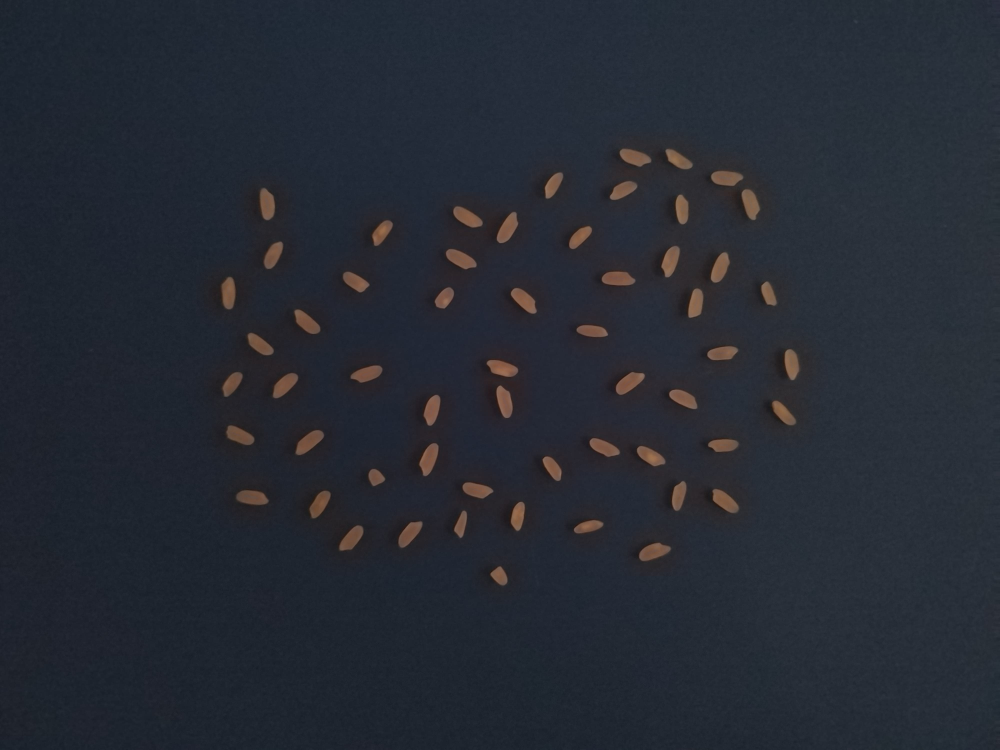
#> input picture odev_3-pirinc_sayma/pirincler.jpg, 4000 x 3000 px (shown at 1/4 size)
$ python main.py
#> lines starting #> are read from the running program, lines starting #| are printed output that depends on the picture; after the words box and inside, x2 and y2 are one past the last pixel; in counts of white or black regions, pixels touching at a corner belong together
import cv2
import numpy as np
import matplotlib.pyplot as plt

img = cv2.imread(filename="pirincler.jpg", flags=0)
#> img: shape (3000, 4000); min 14, max 127, mean 42.2
print(img.shape)
#| (3000, 4000)
img = cv2.resize(src=img, dsize=(800,600))
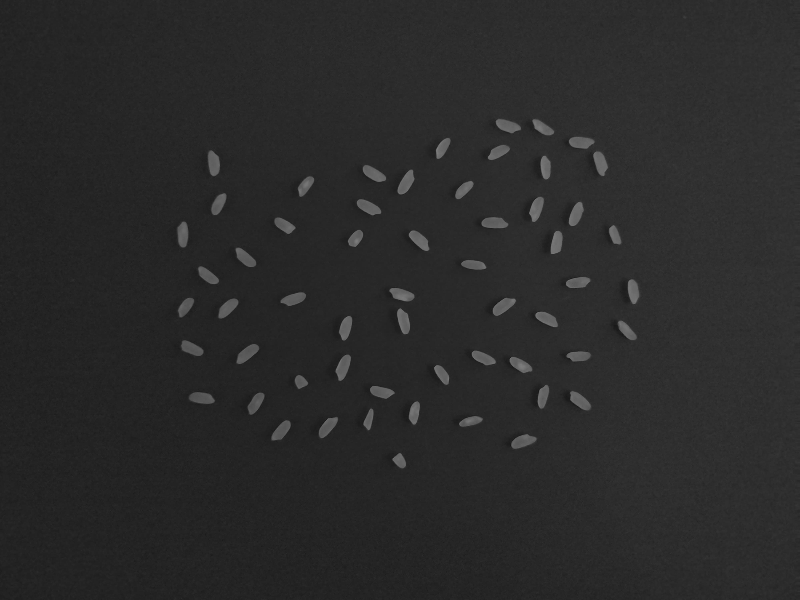
#> img: shape (600, 800); min 24, max 126, mean 42.2


ret, img_threshold = cv2.threshold(src=img,
                        thresh=70,
                        maxval=255,
                        type=cv2.THRESH_BINARY)
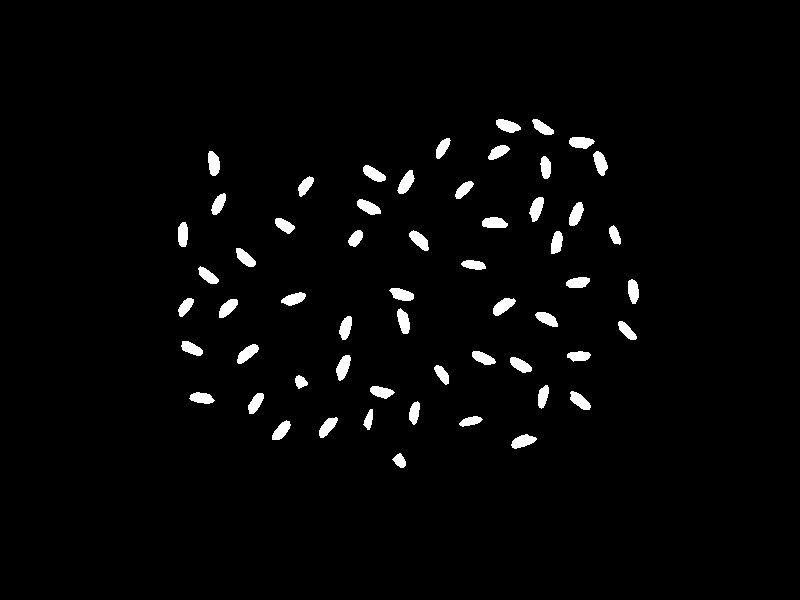
#> img_threshold: shape (600, 800); 2.4% white; 57 white regions, largest, box (x1, y1, x2, y2) and area: (336, 355, 351, 381) 246, (493, 298, 516, 316) 243, (397, 170, 415, 194) 239
cv2.imshow(winname="threshold", mat=img_threshold)


# Etiketlemek için bir kopya oluşturuyoruz
labeled_img = np.zeros_like(img_threshold)


num_pirinc_taneleri = 0
current_label = 1  # İlk etiket 1'den başlar

for y in range(img_threshold.shape[0]):
    for x in range(img_threshold.shape[1]):
        if img_threshold[y, x] == 255 and labeled_img[y, x] == 0:
            stack = [(y, x)]
            labeled_img[y, x] = current_label
            num_pirinc_taneleri += 1

            while stack:
                current_pixel_y, current_pixel_x = stack.pop()

                for i in range(-1, 2):
                    for j in range(-1, 2):
                        new_pixel_y, new_pixel_x = current_pixel_y + i, current_pixel_x + j

                        if 0 <= new_pixel_y < img_threshold.shape[0] and 0 <= new_pixel_x < img_threshold.shape[1]:
                            if img_threshold[new_pixel_y, new_pixel_x] == 255 and labeled_img[new_pixel_y, new_pixel_x] == 0:
                                stack.append((new_pixel_y, new_pixel_x))
                                labeled_img[new_pixel_y, new_pixel_x] = current_label

            current_label += 1
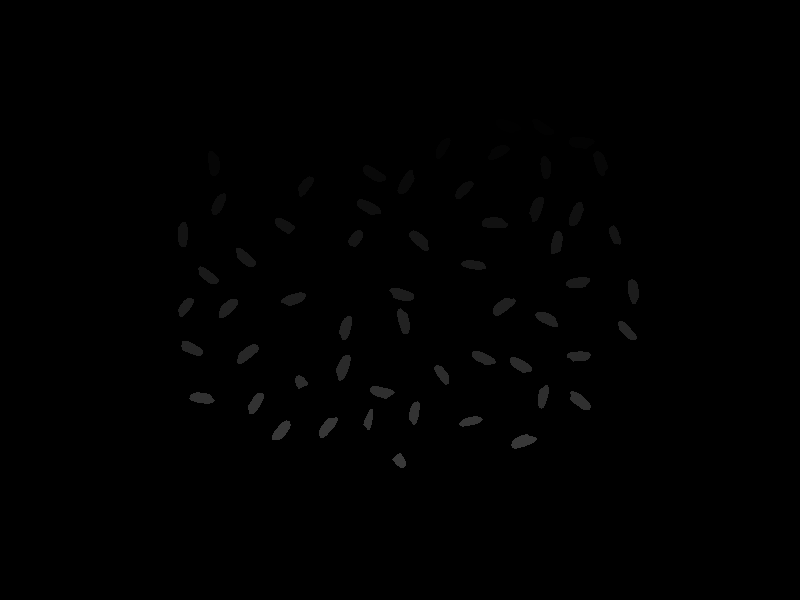
#> labeled_img: shape (600, 800); min 0, max 57, mean 0.7
#> after the loop, current_label = 58; num_pirinc_taneleri = 57

print(f"Pirinç Taneleri Sayısı: {num_pirinc_taneleri}")
#| Pirinç Taneleri Sayısı: 57


img = cv2.putText(img=img,
                  text=str(num_pirinc_taneleri)+" pirinc var",
                  org=(25,50), fontFace=cv2.FONT_HERSHEY_SIMPLEX,
                  fontScale=1,
                  color=(255,255,255),
                  thickness=3)
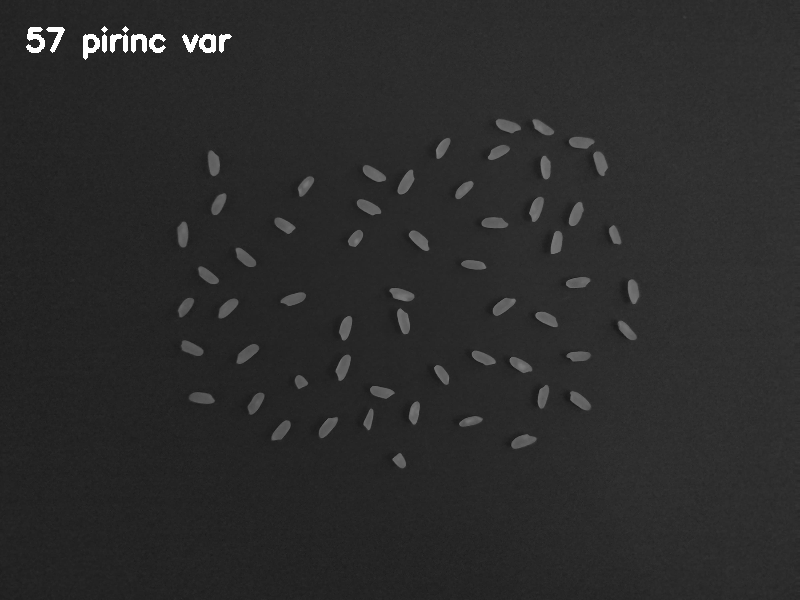
#> img: shape (600, 800); 0.41% of pixels changed, all inside (x1, y1, x2, y2) = (26, 26, 232, 60)


cv2.imshow(winname="img", mat=img)
cv2.waitKey()
